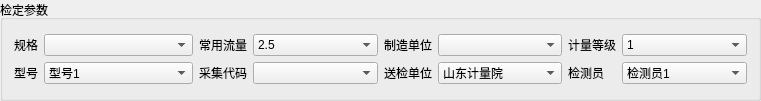
  <widget class="QGroupBox" name="gBox_Head">
   <property name="geometry">
    <rect>
     <x>9</x>
     <y>9</y>
     <width>761</width>
     <height>101</height>
    </rect>
   </property>
   <property name="title">
    <string>检定参数</string>
   </property>
   <layout class="QGridLayout" name="gridLayout_7">
    <item row="0" column="0">
     <layout class="QGridLayout" name="gridLayout_3">
      <item row="0" column="0">
       <widget class="QLabel" name="label_3">
        <property name="sizePolicy">
         <sizepolicy hsizetype="Fixed" vsizetype="Preferred">
          <horstretch>0</horstretch>
          <verstretch>0</verstretch>
         </sizepolicy>
        </property>
        <property name="text">
         <string>规格</string>
        </property>
       </widget>
      </item>
      <item row="0" column="1">
       <widget class="QComboBox" name="cmbStandard"/>
      </item>
      <item row="1" column="0">
       <widget class="QLabel" name="label_4">
        <property name="sizePolicy">
         <sizepolicy hsizetype="Fixed" vsizetype="Preferred">
          <horstretch>0</horstretch>
          <verstretch>0</verstretch>
         </sizepolicy>
        </property>
        <property name="text">
         <string>型号</string>
        </property>
       </widget>
      </item>
      <item row="1" column="1">
       <widget class="QComboBox" name="cmbModel">
        <item>
         <property name="text">
          <string>型号1</string>
         </property>
        </item>
        <item>
         <property name="text">
          <string>型号2</string>
         </property>
        </item>
        <item>
         <property name="text">
          <string>型号3</string>
         </property>
        </item>
       </widget>
      </item>
     </layout>
    </item>
    <item row="0" column="1">
     <layout class="QGridLayout" name="gridLayout_4">
      <item row="0" column="0">
       <widget class="QLabel" name="label_5">
        <property name="sizePolicy">
         <sizepolicy hsizetype="Fixed" vsizetype="Preferred">
          <horstretch>0</horstretch>
          <verstretch>0</verstretch>
         </sizepolicy>
        </property>
        <property name="text">
         <string>常用流量</string>
        </property>
       </widget>
      </item>
      <item row="0" column="1">
       <widget class="QComboBox" name="cmbFlow">
        <item>
         <property name="text">
          <string>2.5</string>
         </property>
        </item>
        <item>
         <property name="text">
          <string>0.75</string>
         </property>
        </item>
        <item>
         <property name="text">
          <string>0.25</string>
         </property>
        </item>
        <item>
         <property name="text">
          <string>0.05</string>
         </property>
        </item>
       </widget>
      </item>
      <item row="1" column="0">
       <widget class="QLabel" name="label_6">
        <property name="sizePolicy">
         <sizepolicy hsizetype="Fixed" vsizetype="Preferred">
          <horstretch>0</horstretch>
          <verstretch>0</verstretch>
         </sizepolicy>
        </property>
        <property name="text">
         <string>采集代码</string>
        </property>
       </widget>
      </item>
      <item row="1" column="1">
       <widget class="QComboBox" name="cmbCollectCode"/>
      </item>
     </layout>
    </item>
    <item row="0" column="2">
     <layout class="QGridLayout" name="gridLayout_6">
      <item row="0" column="0">
       <widget class="QLabel" name="label_9">
        <property name="sizePolicy">
         <sizepolicy hsizetype="Fixed" vsizetype="Preferred">
          <horstretch>0</horstretch>
          <verstretch>0</verstretch>
         </sizepolicy>
        </property>
        <property name="text">
         <string>制造单位</string>
        </property>
       </widget>
      </item>
      <item row="0" column="1">
       <widget class="QComboBox" name="cmbManufacture"/>
      </item>
      <item row="1" column="0">
       <widget class="QLabel" name="label_10">
        <property name="sizePolicy">
         <sizepolicy hsizetype="Fixed" vsizetype="Preferred">
          <horstretch>0</horstretch>
          <verstretch>0</verstretch>
         </sizepolicy>
        </property>
        <property name="text">
         <string>送检单位</string>
        </property>
       </widget>
      </item>
      <item row="1" column="1">
       <widget class="QComboBox" name="cmbVerifyCompany">
        <item>
         <property name="text">
          <string>山东计量院</string>
         </property>
        </item>
        <item>
         <property name="text">
          <string>烟台计量院</string>
         </property>
        </item>
       </widget>
      </item>
     </layout>
    </item>
    <item row="0" column="3">
     <layout class="QGridLayout" name="gridLayout_5">
      <item row="1" column="1">
       <widget class="QComboBox" name="cmbVerifyPerson">
        <item>
         <property name="text">
          <string>检测员1</string>
         </property>
        </item>
        <item>
         <property name="text">
          <string>检测员2</string>
         </property>
        </item>
        <item>
         <property name="text">
          <string>检测员3</string>
         </property>
        </item>
       </widget>
      </item>
      <item row="0" column="0">
       <widget class="QLabel" name="label_7">
        <property name="sizePolicy">
         <sizepolicy hsizetype="Fixed" vsizetype="Preferred">
          <horstretch>0</horstretch>
          <verstretch>0</verstretch>
         </sizepolicy>
        </property>
        <property name="text">
         <string>计量等级</string>
        </property>
       </widget>
      </item>
      <item row="1" column="0">
       <widget class="QLabel" name="label_8">
        <property name="sizePolicy">
         <sizepolicy hsizetype="Fixed" vsizetype="Preferred">
          <horstretch>0</horstretch>
          <verstretch>0</verstretch>
         </sizepolicy>
        </property>
        <property name="text">
         <string>检测员</string>
        </property>
       </widget>
      </item>
      <item row="0" column="1">
       <widget class="QComboBox" name="cmbGrade">
        <item>
         <property name="text">
          <string>1</string>
         </property>
        </item>
        <item>
         <property name="text">
          <string>2</string>
         </property>
        </item>
        <item>
         <property name="text">
          <string>3</string>
         </property>
        </item>
       </widget>
      </item>
     </layout>
    </item>
   </layout>
  </widget>
